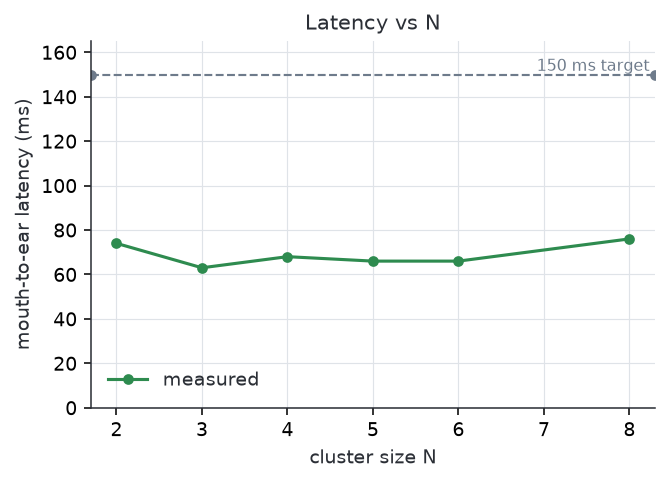

Write the Python code that produced this figure.
"""Figure 4 — mouth-to-ear latency vs cluster size N.

Latency is flat across N and sits well under the 150 ms conversational target
(drawn as a dashed line). Reads the kpi_vs_n gold mart.
"""
import os

from pipeline.figures import style
from pipeline.figures.gold_io import read_gold

OUT = os.path.join(os.path.dirname(__file__), "fig04_m2e.png")
TARGET_MS = 150


def plot(rows):
    """Plot mouth-to-ear latency vs N with the target line. `rows` are kpi_vs_n
    dicts with n_peers and m2e_ms."""
    rows = sorted(rows, key=lambda r: r["n_peers"])
    n = [r["n_peers"] for r in rows]
    m2e = [r["m2e_ms"] for r in rows]

    style.apply_theme()
    fig, ax = style.new_axes("cluster size N", "mouth-to-ear latency (ms)",
                             "Latency vs N")
    ax.plot(n, m2e, color=style.PALETTE["green"], label="measured")
    ax.set_ylim(0, TARGET_MS * 1.1)
    style.target_line(ax, TARGET_MS, f"{TARGET_MS} ms target")
    ax.legend(loc="lower left")
    return fig


def main():
    rows = read_gold("kpi_vs_n", order_by="n_peers")
    fig = plot(rows)
    fig.savefig(OUT)
    print(f"wrote {OUT}")


if __name__ == "__main__":
    main()
